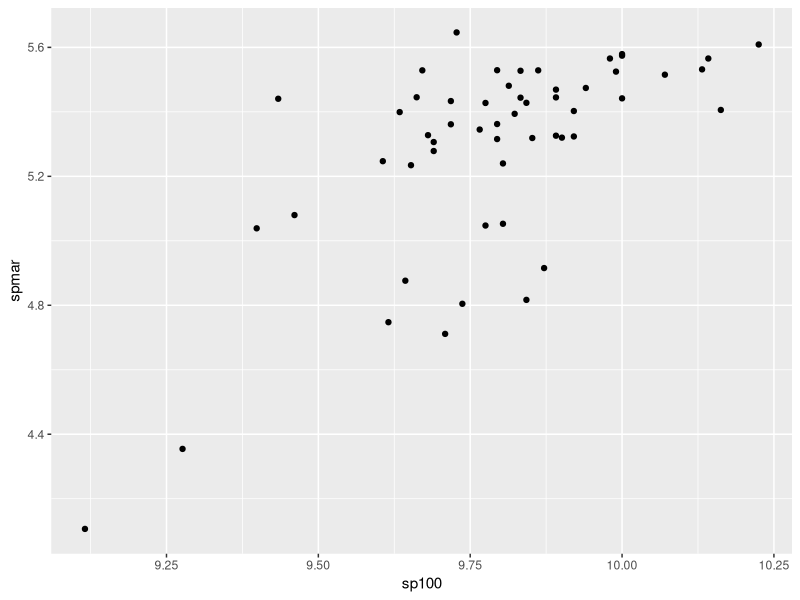
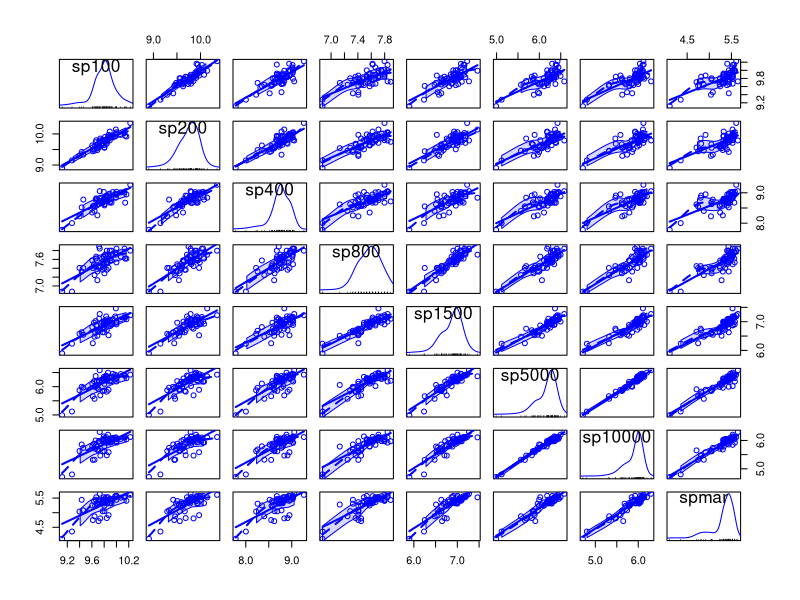
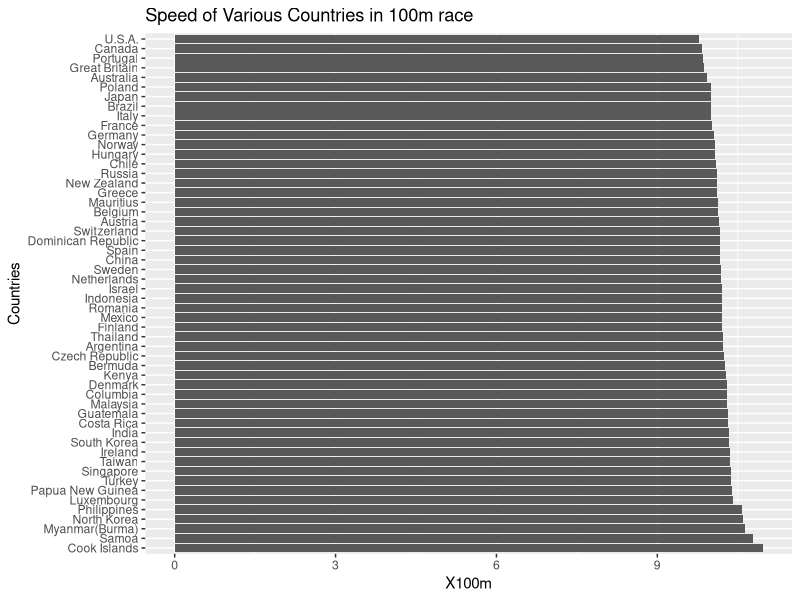
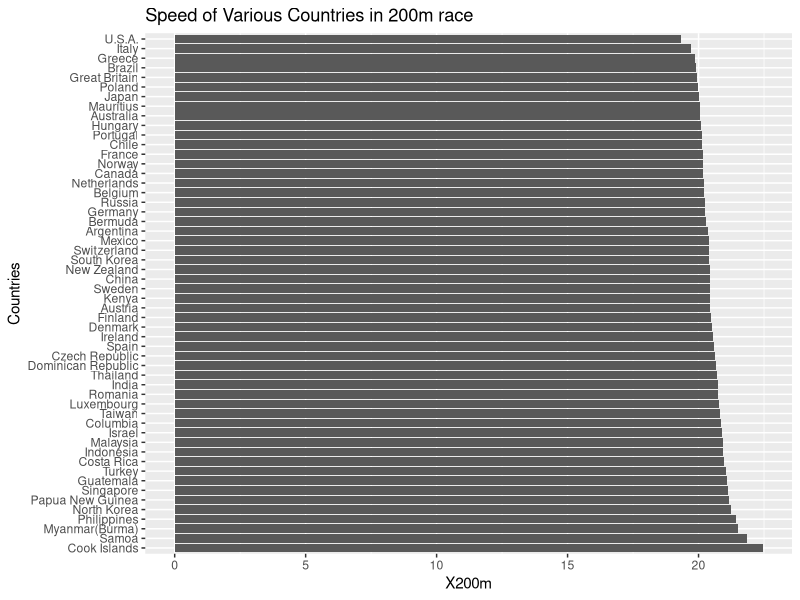
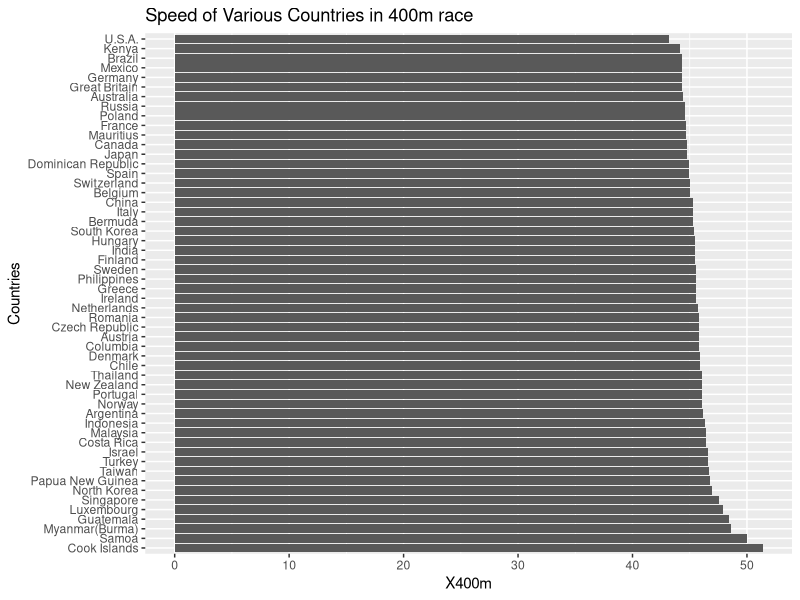
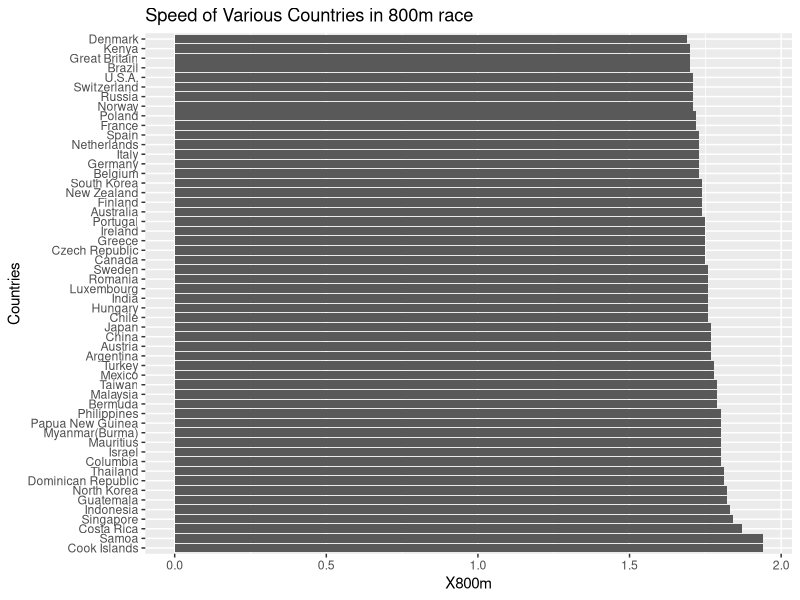
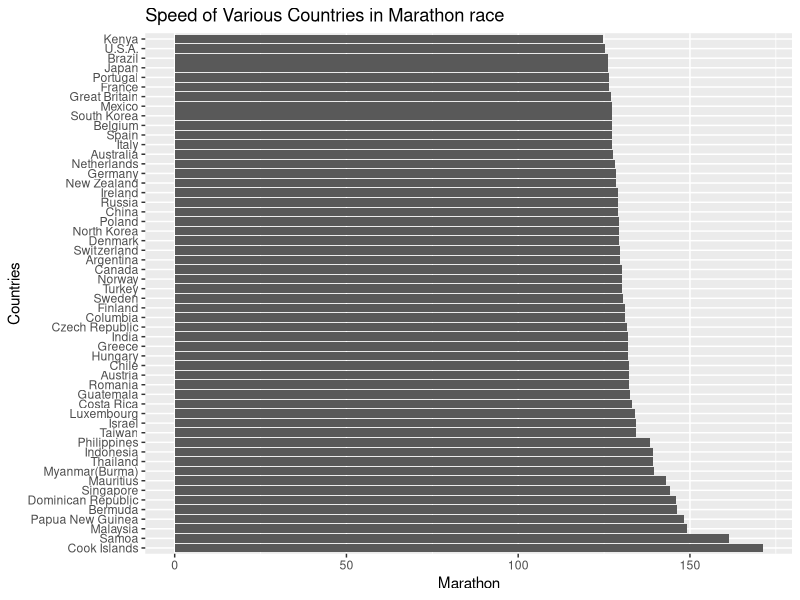
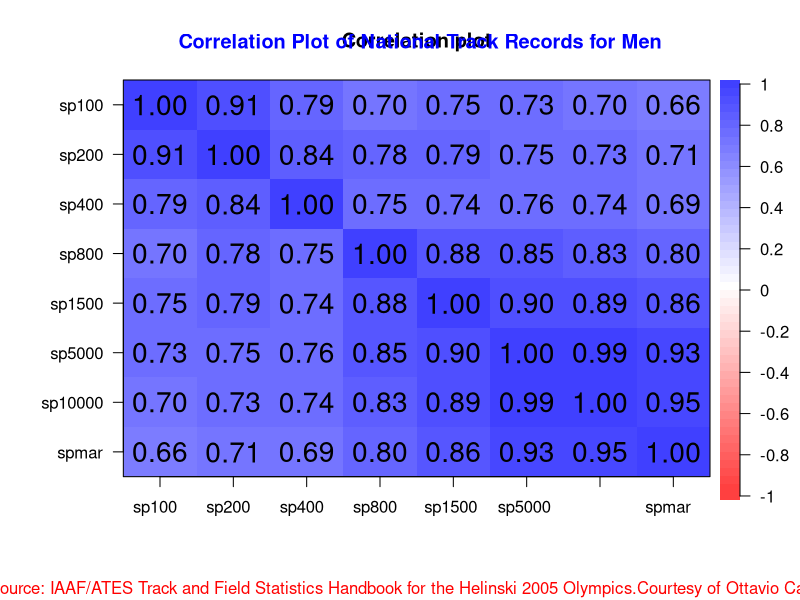

Here is the R script that generated these plots, in order: (Note: this script raises an error after producing the figures.)
install.packages('psych')
library(psych)
library(ggplot2)
library("car")

my_theme <- theme(panel.background = element_rect(fill = "white")) +
  theme(plot.title = element_text(hjust = 0.5 , face = "bold", color = "cadetblue" )) +
  theme(panel.grid = element_blank())+
  theme(plot.subtitle = element_text(hjust = 0.5 , face = "bold", color = "magenta" ))+
  theme(axis.title.x = element_text(hjust = 0.5 , face = "bold", color = "yellow" ))+
  theme(axis.title.y = element_text(hjust = 0.5 , face = "bold", color = "yellow" ))+
  theme(axis.text.x = element_text(hjust = 0.5 , face = "bold", color = "green" ))+
  theme(axis.text.y = element_text(hjust = 0.5 , face = "bold", color = "green" ))+
  theme(plot.background = element_rect(fill = "blue")) +
  theme(legend.position = 'bottom',legend.background = element_rect(fill = 'yellow'))

# Getting the data ready

trackdata = read.csv('data.csv')
trackdata
sp100 <- 100/trackdata$X100m
sp200 <- 200/trackdata$X200m
sp400 <- 400/trackdata$X400m
sp800 <- 800/(trackdata$X800m*60)
sp1500 <- 1500/(trackdata$X1500m*60)
sp5000 <- 5000/(trackdata$X5000m*60)
sp10000 <- 10000/(trackdata$X10000m*60)
spmar <- 42195/(trackdata$Marathon*60)
spmar
dataspeed <- data.frame(sp100,sp200,sp400,sp800,sp1500,sp5000,sp10000,spmar)
datamat <- as.matrix(dataspeed); datamat



n <- nrow(datamat); n
p <- ncol(datamat); p
summary(datamat)
dataMean <- colMeans(datamat); dataMean
sqvar <- sqrt((diag(var(datamat))))
datavar <- var(datamat); datavar
datacor <- cor(datamat); datacor

centered_data<- datamat - matrix(rep(dataMean,n),n,p,byrow=TRUE)
stddata<-centered_data/matrix(rep(sqvar,n),n,p,byrow=TRUE)

ggplot(trackdata, aes(x=sp100, y=spmar)) + geom_point() #ggplot scatterplot

scatterplotMatrix(datamat)

ggplot(trackdata,aes(y=reorder(Country,-X100m),x=X100m))+geom_col()+ylab("Countries")+ggtitle("Speed of Various Countries in 100m race")
ggplot(trackdata,aes(y=reorder(Country,-X200m),x=X200m))+geom_col()+ylab("Countries")+ggtitle("Speed of Various Countries in 200m race")
ggplot(trackdata,aes(y=reorder(Country,-X400m),x=X400m))+geom_col()+ylab("Countries")+ggtitle("Speed of Various Countries in 400m race")
ggplot(trackdata,aes(y=reorder(Country,-X800m),x=X800m))+geom_col()+ylab("Countries")+ggtitle("Speed of Various Countries in 800m race")
ggplot(trackdata,aes(y=reorder(Country,-Marathon),x=Marathon))+geom_col()+ylab("Countries")+ggtitle("Speed of Various Countries in Marathon race")

corPlot(datacor);title(main="Correlation Plot of National Track Records for Men",sub="Source: IAAF/ATES Track and Field Statistics Handbook for the Helinski 2005 Olympics.Courtesy of Ottavio Castellini",col.main="blue",col.sub="red")

boxplot(datamat,notch=TRUE,names=c("100m","200m","400m","800m","1500m","5000m","10000m","Marathon(42195m)"));title(main="Boxplot of National Track Records for Men",sub="Source: IAAF/ATES Track and Field Statistics Handbook for the Helinski 2005 Olympics.Courtesy of Ottavio Castellini",xlab="Length of Track (in m)",ylab="Speed (in m/s)",col.main="blue",col.sub="red",col.lab="magenta")

# =======================================================
# Factor Analysis by PCA                                
# =======================================================

#=========================================================================
# Principal Component Analysis by "prcomp" method on S (covariance matrix)
#=========================================================================
#####
#pca

dataPCAS <- prcomp(datamat,center = FALSE,scale. = FALSE); dataPCAS[[2]][,1:2]
summary(dataPCAS)
plot(dataPCAS,type="lines", main="Screeplot")
###biplot(dataPCAS)
dataPCAS
# factor loading
dataFactLoadS <- dataPCAS[[2]][,1:2]*t(matrix(rep(dataPCAS[[1]][1:2],p),2,p))  #[\sqrt(\lambda_1)e_1:...:\sqrt(\lambda_p)e_p]
print(dataFactLoadS)  #Loadings on factors, i.e., full L matrix

# rotated factor loading
varimax(dataFactLoadS)$loadings
# communalities
commS <- cbind(dataFactLoadS,varimax(dataFactLoadS)$loadings,'communalities'=dataFactLoadS[,1]^2 + dataFactLoadS[,2]^2)
commS
# specific variance
specvarS <- diag(stddata) - commS[,5]; specvarS
#####
#screeplot
eigenvalues<-eigen(datavar)[[1]]
plot(eigenvalues,type="lines");title(main="Screeplot",sub="Index refers to the Factors")

pca_S <- prcomp(datamat)[[2]]; pca_S
sd_S <- prcomp(datamat)[[1]]; sd_S
fac_S <- pca_S * t(matrix(rep(sd_S,p),p,p)) ; fac_S # factor loading
varimax(fac_S)$loadings # rotated factor loading
(varimax(fac_S)$loadings)*10
#table
tableS1 <- cbind(fac_S[,1:2],varimax(fac_S)$loadings[,1:2],'communalities'=fac_S[,1]^2 + fac_S[,2]^2,specvarS[,2])
colnames(tableS1) <- c('F1','F2','rotated F1','rotated F2','communalities','specific variance')
tableS1
specvarS <- diag(datavar) - t(apply(fac_S^2,1,cumsum)) #specific variances
t_var_S <- (cumsum(sd_S^2))/sum(sd_S^2) ; t_var_S  #total explained variability
exp_var_S<-sd_S^2/sum(sd_S^2);exp_var_S


# factor scores
fact_scoreS <- t(fac_S)%*%solve(datavar)%*%t(centered_data)
print(fact_scoreS)
plot(fact_scoreS[1,],fact_scoreS[2,],xlab = 'Factor 1',ylab='Factor 2',main='Factor scores')

# outliers
outliers <- trackdata$Country[fact_scoreS[1,]< (-2)]
outliers



#==========================================================================
# Principal Component Analysis by "prcomp" method on R (correlation matrix)
#==========================================================================
#screeplot
eigenvalues<-eigen(datacor)[[1]]
plot(eigenvalues,type="lines");title(main="Screeplot",sub="Index refers to the Factors")


# pca
dataPCAR <- prcomp(datamat,center = TRUE,scale. = TRUE); dataPCAR[[2]][,1:2]
summary(dataPCAR)

dataPCAR1<-list(dataPCAR[[1]],dataPCAR[[2]]);dataPCAR1

# factor loading
dataFactLoadR <- dataPCAR[[2]][,1:2]*t(matrix(rep(dataPCAR[[1]][1:2],p),2,p))  #[\sqrt(\lambda_1)e_1:...:\sqrt(\lambda_p)e_p]
print(dataFactLoadR)  #Loadings on factors,i.e., full L matrix

dataSpecVarR<-1-t(apply(dataFactLoadR^2,1,cumsum));dataSpecVarR
# rotated factor loading
varimax(dataFactLoadR)$loadings
# communalities
commR <- cbind(dataFactLoadR,varimax(dataFactLoadR)$loadings,'communalities'=dataFactLoadR[,1]^2 + dataFactLoadR[,2]^2)
commR

# specific variance
specvarR <- 1 - commR[,5]; specvarR
tableR <- cbind(commR,specvarR); tableR
colnames(tableR) <- c('F1','F2','rotated F1','rotated F2','communalities','specific variance')
tableR


fac <- fa(datacor,nfactors = 2,rotate = 'varimax',fm='mle')
fa.diagram(fac)

# Factor Score by Regression L_z'R^{-1}z'
fact_scoreR <- t(dataFactLoadR)%*%solve(datacor)%*%t(stddata)
fact_scoreR
plot(fact_scoreR[1,],fact_scoreR[2,],xlab = 'Factor 1',ylab='Factor 2',main='Factor scores')

# outliers
outliers <- trackdata$Country[fact_scoreR[1,] < (-2)]
outliers


# residual matrix on 1 factor
Res1=datacor-dataFactLoadR[,1]%*%t(dataFactLoadR[,1])-diag(dataSpecVarR[,1])
#Res1=datacor-dataFactLoadR[,1]%*%t(dataFactLoadR[,1])-diag(specvarR)
print(Res1) #R - LL' -\Psi, when one factor is considered
sum(Res1*Res1)

# residual matrix on 2 factors
Res2=datacor-dataFactLoadR[,c(1,2)]%*%t(dataFactLoadR[,c(1,2)])-diag(specvarR)
print(Res2) #R - LL' -\Psi, when two factors are considered
sum(Res2*Res2)





#===================#
#       MLE         #
#===================#

factmle <- factanal(datamat,factors = 2,scores = "none")
print(factmle)
mlespvr <- 1-t(apply(factmle$loadings^2,1,cumsum))
print(diag(mlespvr[,2]))
# R-LL'-\shi
Res2M<-datacor-factmle$loadings[,c(1,2)]%*%t(factmle$loadings[,c(1,2)])-diag(mlespvr[,2])
print(Res2M)
sum(Res2M*Res2M)


